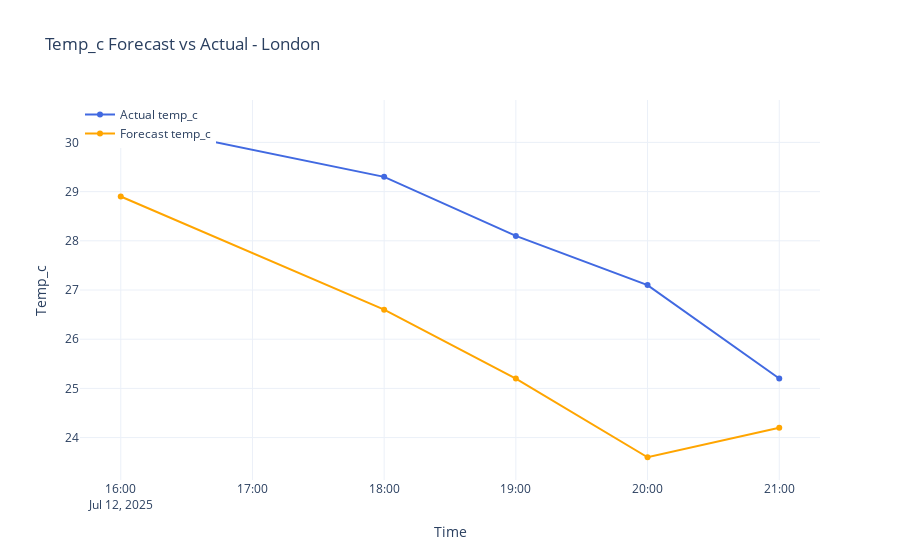
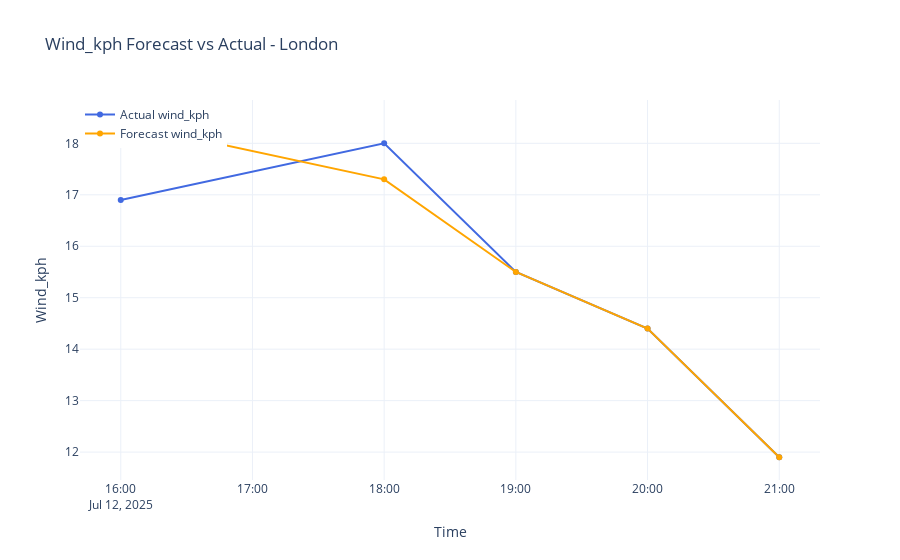
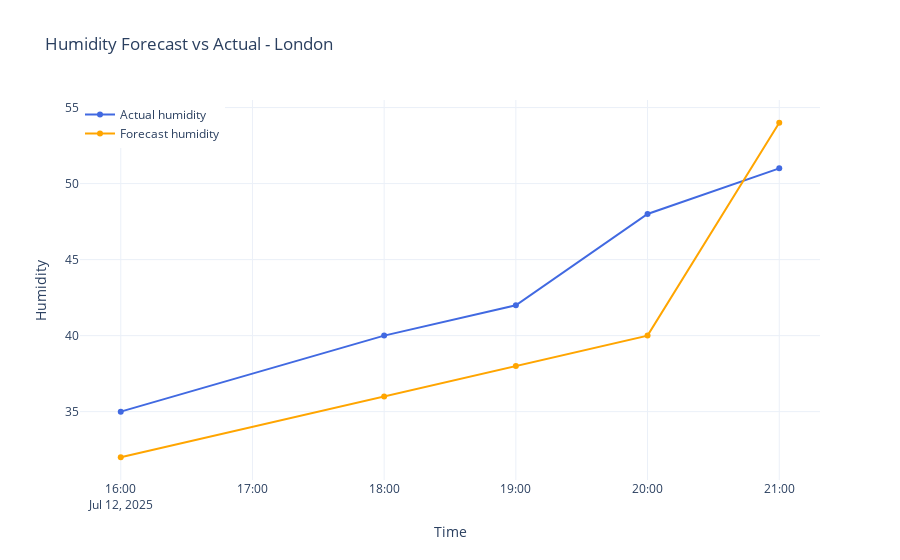
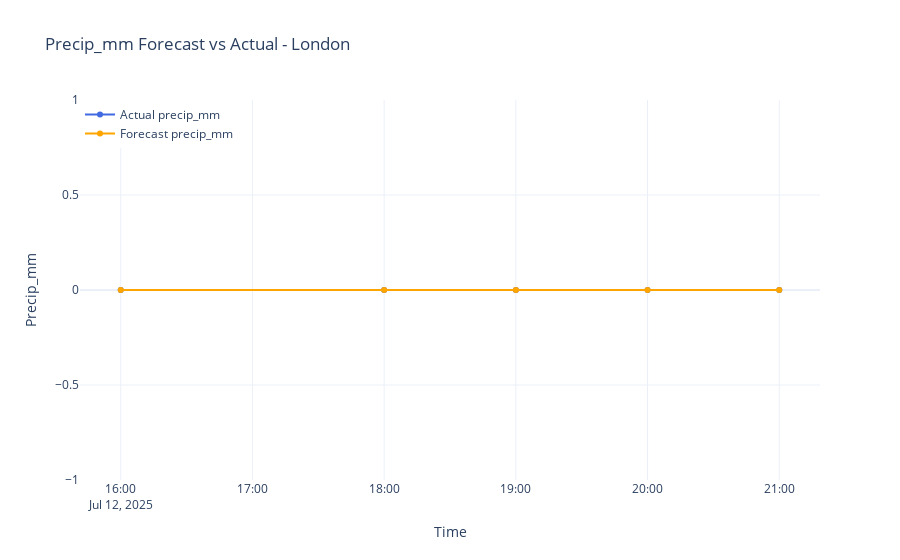

Notebook source saved alongside these figures, in order:
### Code cell
metrics_to_compare = ['temp_c', 'wind_kph', 'humidity', 'precip_mm']
plot_forecast_vs_actual_plotly(df, metrics_to_compare, city_filter='London')

### Figure 1 — Plotly figure (JSON) as saved in the notebook; plotly's stock layout.template omitted (floating-point values rounded to 4 significant figures)
{"data": [{"line": {"color": "royalblue"}, "mode": "lines+markers", "name": "Actual temp_c", "type": "scatter", "x": ["2025-07-12T16:00:00.000000000", "2025-07-12T18:00:00.000000000", "2025-07-12T19:00:00.000000000", "2025-07-12T20:00:00.000000000", "2025-07-12T21:00:00.000000000"], "y": [30.4, 29.3, 28.1, 27.1, 25.2]}, {"line": {"color": "orange"}, "mode": "lines+markers", "name": "Forecast temp_c", "type": "scatter", "x": ["2025-07-12T16:00:00.000000000", "2025-07-12T18:00:00.000000000", "2025-07-12T19:00:00.000000000", "2025-07-12T20:00:00.000000000", "2025-07-12T21:00:00.000000000"], "y": [28.9, 26.6, 25.2, 23.6, 24.2]}], "layout": {"legend": {"x": 0, "y": 1}, "title": {"text": "Temp_c Forecast vs Actual - London"}, "xaxis": {"title": {"text": "Time"}}, "yaxis": {"title": {"text": "Temp_c"}}}}

### Figure 2 — Plotly figure (JSON) as saved in the notebook; plotly's stock layout.template omitted (floating-point values rounded to 4 significant figures)
{"data": [{"line": {"color": "royalblue"}, "mode": "lines+markers", "name": "Actual wind_kph", "type": "scatter", "x": ["2025-07-12T16:00:00.000000000", "2025-07-12T18:00:00.000000000", "2025-07-12T19:00:00.000000000", "2025-07-12T20:00:00.000000000", "2025-07-12T21:00:00.000000000"], "y": [16.9, 18.0, 15.5, 14.4, 11.9]}, {"line": {"color": "orange"}, "mode": "lines+markers", "name": "Forecast wind_kph", "type": "scatter", "x": ["2025-07-12T16:00:00.000000000", "2025-07-12T18:00:00.000000000", "2025-07-12T19:00:00.000000000", "2025-07-12T20:00:00.000000000", "2025-07-12T21:00:00.000000000"], "y": [18.4, 17.3, 15.5, 14.4, 11.9]}], "layout": {"legend": {"x": 0, "y": 1}, "title": {"text": "Wind_kph Forecast vs Actual - London"}, "xaxis": {"title": {"text": "Time"}}, "yaxis": {"title": {"text": "Wind_kph"}}}}

### Figure 3 — Plotly figure (JSON) as saved in the notebook; plotly's stock layout.template omitted (floating-point values rounded to 4 significant figures)
{"data": [{"line": {"color": "royalblue"}, "mode": "lines+markers", "name": "Actual humidity", "type": "scatter", "x": ["2025-07-12T16:00:00.000000000", "2025-07-12T18:00:00.000000000", "2025-07-12T19:00:00.000000000", "2025-07-12T20:00:00.000000000", "2025-07-12T21:00:00.000000000"], "y": [35, 40, 42, 48, 51]}, {"line": {"color": "orange"}, "mode": "lines+markers", "name": "Forecast humidity", "type": "scatter", "x": ["2025-07-12T16:00:00.000000000", "2025-07-12T18:00:00.000000000", "2025-07-12T19:00:00.000000000", "2025-07-12T20:00:00.000000000", "2025-07-12T21:00:00.000000000"], "y": [32, 36, 38, 40, 54]}], "layout": {"legend": {"x": 0, "y": 1}, "title": {"text": "Humidity Forecast vs Actual - London"}, "xaxis": {"title": {"text": "Time"}}, "yaxis": {"title": {"text": "Humidity"}}}}

### Figure 4 — Plotly figure (JSON) as saved in the notebook; plotly's stock layout.template omitted (floating-point values rounded to 4 significant figures)
{"data": [{"line": {"color": "royalblue"}, "mode": "lines+markers", "name": "Actual precip_mm", "type": "scatter", "x": ["2025-07-12T16:00:00.000000000", "2025-07-12T18:00:00.000000000", "2025-07-12T19:00:00.000000000", "2025-07-12T20:00:00.000000000", "2025-07-12T21:00:00.000000000"], "y": [0.0, 0.0, 0.0, 0.0, 0.0]}, {"line": {"color": "orange"}, "mode": "lines+markers", "name": "Forecast precip_mm", "type": "scatter", "x": ["2025-07-12T16:00:00.000000000", "2025-07-12T18:00:00.000000000", "2025-07-12T19:00:00.000000000", "2025-07-12T20:00:00.000000000", "2025-07-12T21:00:00.000000000"], "y": [0.0, 0.0, 0.0, 0.0, 0.0]}], "layout": {"legend": {"x": 0, "y": 1}, "title": {"text": "Precip_mm Forecast vs Actual - London"}, "xaxis": {"title": {"text": "Time"}}, "yaxis": {"title": {"text": "Precip_mm"}}}}
